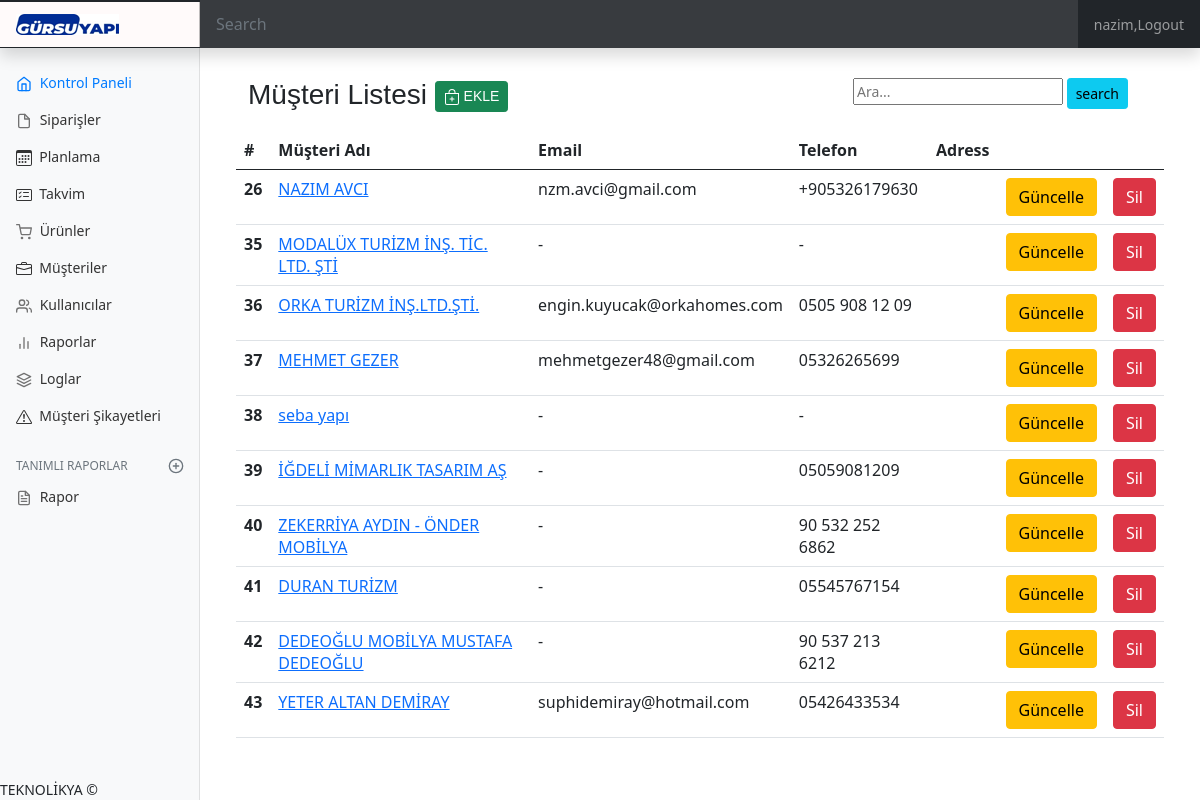
Page /order/customerList/ (signed in) on the committed database.
### order/models.py (models this page shows, shortened)
class Customer(models.Model):
    customer_type=(("Şahıs","Şahıs"),("Kurumsal","Kurumsal")    )
    customer_name = models.CharField(max_length=50,verbose_name="MÜŞTERİ ADI")
    telephone = models.CharField(max_length=50,verbose_name="TELEFON")
    email = models.CharField( max_length=254,verbose_name="EMAIL")
    created_date = models.DateTimeField(auto_now=True)
    active = models.CharField(max_length=1,default="1",verbose_name="Aktif")
    vergi_no = models.IntegerField(verbose_name="Vergi/TC no",default=0,null=True)
    customer_type = models.CharField(max_length=10,choices = customer_type,verbose_name="Şahıs/Kurumsal",default=customer_type[0][1])
    vergi_dairesi = models.CharField(max_length=70,verbose_name="Vergi Dairesi",default="Fethiye VD.")

### order/views.py (the view)
# urls.py: path('customerList/',views.customerList,name='customerList'),
@login_required(login_url='/user/login/')
@permission_required('user.musteri_listele',login_url='/user/yetkiYok/')
def customerList(request):
    keyword = request.GET.get("keyword")
    if keyword:
        customers = Customer.objects.filter(username_name__contains = keyword)
        return  render(request,'customerList.html',{'customers':customers})
    customers = Customer.objects.all()
    return  render(request,'customerList.html',{'customers':customers})

### templates/customerList.html (shortened to what this page needs)
{% extends "layout.html" %}
{% block body %}
{% load crispy_forms_tags %}
<div class="row">
  <div class="row mb-2">
    <div class="col-md-6">
        <h3>Müşteri Listesi
            <a href="/order/customerAdd">
              <button class="btn btn-success btn-sm">
                  EKLE
              </button>
            </a>
        </h3>
    </div>
    <div class="col-md-6" align="right">
      <form>
          <input type="text" name="keyword" class="input-sm" placeholder="Ara...">
          <button type="submit" class="btn btn-info btn-sm"> search</button>
      </form>
    </div>
  </div>
</div>
<div class="row">
<table class="table">
        <thead>
          <tr>
            <th scope="col">#</th>
            <th scope="col">Müşteri Adı</th>
            <th scope="col">Email</th>
            <th scope="col">Telefon</th>
            <th scope="col">Adress</th>
            <th scope="col"></th>
            <th scope="col"></th>
          </tr>
        </thead>
        <tbody>
            {% for customer in customers %}
              <tr>
                <th scope="row">{{customer.id}}</th>
                <td><a href="/order/customerView/{{customer.id}}">{{customer.customer_name}}</a></td>
                <td>{{customer.email}}</td>
                <td>{{customer.telephone}}</td>
                <td>{{customer.adress}}</td>
                <td><a href="/order/customerUpdate/{{customer.id}}"><button class="btn btn-warning">Güncelle</button></a></td>
                <td><a href="/order/customerDelete/{{customer.id}}"><button class="btn btn-danger">Sil</button></a></td>
              </tr>
            {% endfor %}
        </tbody>
</table>
</div>
{% endblock body %}

### templates/layout.html (shortened to what this page needs)
{% load static %}
<html lang="en">
<head>
    <link href="https://cdn.jsdelivr.net/npm/bootstrap@5.0.0-beta2/dist/css/bootstrap.min.css" rel="stylesheet">
    <link rel="stylesheet" type="text/css" href="https://cdnjs.cloudflare.com/ajax/libs/bootstrap-datetimepicker/4.17.43/css/bootstrap-datetimepicker.min.css">
    <link rel="stylesheet" type="text/css" href="https://cdnjs.cloudflare.com/ajax/libs/bootstrap-datetimepicker/4.17.43/css/bootstrap-datetimepicker-standalone.css">
    <link rel="stylesheet" type="text/css" href="{% static 'main.css' %}" >
    <link rel="stylesheet" type="text/css" href="{% static 'bootstrap-multiselect.css' %}">
    <link rel="stylesheet" type="text/css" href="{% static 'multi.min.css' %}">
    <link href="{% static 'dashboard.css' %}" rel="stylesheet">
  </head>
  <body>
<header class="navbar navbar-dark sticky-top bg-dark flex-md-nowrap p-0 shadow">
  <a class="navbar-brand col-md-3 col-lg-2 me-0 px-3" href="#"><img src="/media/gursuYapi.png"></a>
  <input class="form-control form-control-dark w-100" type="text" placeholder="Search" aria-label="Search">
  <ul class="navbar-nav px-3">
    <li class="nav-item text-nowrap">
        {% if request.user.is_authenticated %}
            <li class="nav-item"><a class="nav-link" href="/user/logout/"> {{ request.user.username }},Logout</a></li>
        {%else%}
            <li class="nav-item"><a class="nav-link" href="/user/login">  Login </a></li>
        {% endif %}
    </li>
  </ul>
</header>
<div class="container-fluid">
  <div class="row">
    <nav id="sidebarMenu" class="col-md-3 col-lg-2 d-md-block bg-light sidebar collapse">
      <div class="position-sticky pt-3" id="accordion">
        <ul class="nav flex-column">
          <li class="nav-item">
              <a class="nav-link active" aria-current="page" href="/order/dashboard/ope/active">
                Kontrol Paneli
              </a>
            </li>
          {% if perms.user.siparis_listele %}
                <li class="nav-item">
                  <a class="nav-link" href="/order/orderList/active">
                    Siparişler
                  </a>
              </li>
          {%endif%}
          {% if perms.user.siparis_listele %}
                <li class="nav-item">
                  <a class="nav-link" href="/order/planlama/all">
                    &nbsp;Planlama
                  </a>
              </li>
          {%endif%}
          {% if perms.user.rezervasyon_listele %}
            <li class="nav-item">
              <a class="nav-link" href="/order/events">
                &nbsp;Takvim
              </a>
            </li>
          {%endif%}
          {% if perms.user.urun_listele %}
            <li class="nav-item">
              <a class="nav-link" href="/order/productList">
                Ürünler
              </a>
            </li>
          {%endif%}
          {% if perms.user.musteri_listele %}
            <li class="nav-item">
              <a class="nav-link" href="/order/customerList">
                &nbsp;Müşteriler
              </a>
            </li>
          {%endif%}
          {% if perms.user.kullanici_listeleme %}
            <li class="nav-item">
              <a class="nav-link" href="/user/userList">
                Kullanıcılar
              </a>
            </li>
          {%endif%}
          {% if perms.user.rapor_listele %}
            <li class="nav-item">
              <a class="nav-link" href="#">
                Raporlar
              </a>
            </li>
          {%endif%}
          {% if perms.user.log_listeleme %}
            <li class="nav-item">
              <a class="nav-link" href="/user/logView">
                Loglar
              </a>
            </li>
          {%endif%}
          {% if perms.user.musterisikayet_listeleme %}
            <li class="nav-item">
              <a class="nav-link" href="/order/problemList">
                &nbsp;Müşteri Şikayetleri
              </a>
            </li>
          {%endif%}
        </ul>
        {% if perms.user.rapor_listele %}
        <h6 class="sidebar-heading d-flex justify-content-between align-items-center px-3 mt-4 mb-1 text-muted">
          <span>Tanımlı Raporlar</span>
          <a class="link-secondary" href="#" aria-label="Add a new report">
          </a>
        </h6>
        <ul class="nav flex-column mb-2">
          <li class="nav-item">
            <a class="nav-link" href="/order/rapor">
              Rapor
            </a>
          </li>
        {%endif%}
        <div class="fixed-bottom">TEKNOLİKYA 	&#169;</div>
      </div>
    </nav>
    <main class="col-md-9 ms-sm-auto col-lg-10 px-md-4">
        <div style="margin-top: 30px;" class="container">
            {% block body%}
            {% endblock body%}
        </div>
    </main>
  </div>
</div>
</body>
</html>

### static/main.css (style rules this page uses)
:root { --fc-daygrid-event-dot-width: 8px; }
:root { --fc-list-event-dot-width: 10px; --fc-list-event-hover-bg-color: #f5f5f5; }

### static/dashboard.css (style rules this page uses)
body { font-size: .875rem; }
.feather { width: 16px; height: 16px; vertical-align: text-bottom; }
.sidebar { position: fixed; top: 0; bottom: 0; left: 0; z-index: 100; padding: 48px 0 0; box-shadow: inset -1px 0 0 rgba(0, 0, 0, .1); }
.sidebar .nav-link { font-weight: 500; color: #333; }
.sidebar .nav-link .feather { margin-right: 4px; color: #727272; }
.sidebar .nav-link.active { color: #007bff; }
.sidebar .nav-link:hover .feather, .sidebar .nav-link.active .feather { color: inherit; }
.sidebar-heading { font-size: .75rem; text-transform: uppercase; }
.navbar-brand { padding-top: .75rem; padding-bottom: .75rem; font-size: 1rem; background-color: rgb(255, 250, 250); box-shadow: inset -1px 0 0 rgba(0, 0, 0, .25); }
.navbar .form-control { padding: .75rem 1rem; border-width: 0; border-radius: 0; }
.form-control-dark { color: #fff; background-color: rgba(255, 255, 255, .1); border-color: rgba(255, 255, 255, .1); }
h1,h2,h3,h4 { font-family: Verdana, Geneva, Tahoma, sans-serif; font-style: inherit; }

### rows in the picture
Customer: id "26", customer_name "NAZIM AVCI", email "nzm.avci@gmail.com", telephone "+905326179630"
Customer: id "35", customer_name "MODALÜX TURİZM İNŞ. TİC. LTD. ŞTİ", email "-", telephone "-"
Customer: id "36", customer_name "ORKA TURİZM İNŞ.LTD.ŞTİ.", email "engin.kuyucak@orkahomes.com", telephone "0505 908 12 09"
Customer: id "37", customer_name "MEHMET GEZER", email "mehmetgezer48@gmail.com", telephone "05326265699"
Customer: id "38", customer_name "seba yapı", email "-", telephone "-"
Customer: id "39", customer_name "İĞDELİ MİMARLIK TASARIM AŞ", email "-", telephone "05059081209"
Customer: id "40", customer_name "ZEKERRİYA AYDIN - ÖNDER MOBİLYA", email "-", telephone "90 532 252 6862"
Customer: id "41", customer_name "DURAN TURİZM", email "-", telephone "05545767154"
Customer: id "42", customer_name "DEDEOĞLU MOBİLYA MUSTAFA DEDEOĞLU", email "-", telephone "90 537 213 6212"
Customer: id "43", customer_name "YETER ALTAN DEMİRAY", email "suphidemiray@hotmail.com", telephone "05426433534"

### other values in the picture
{{ request.user.username }} "nazim"
